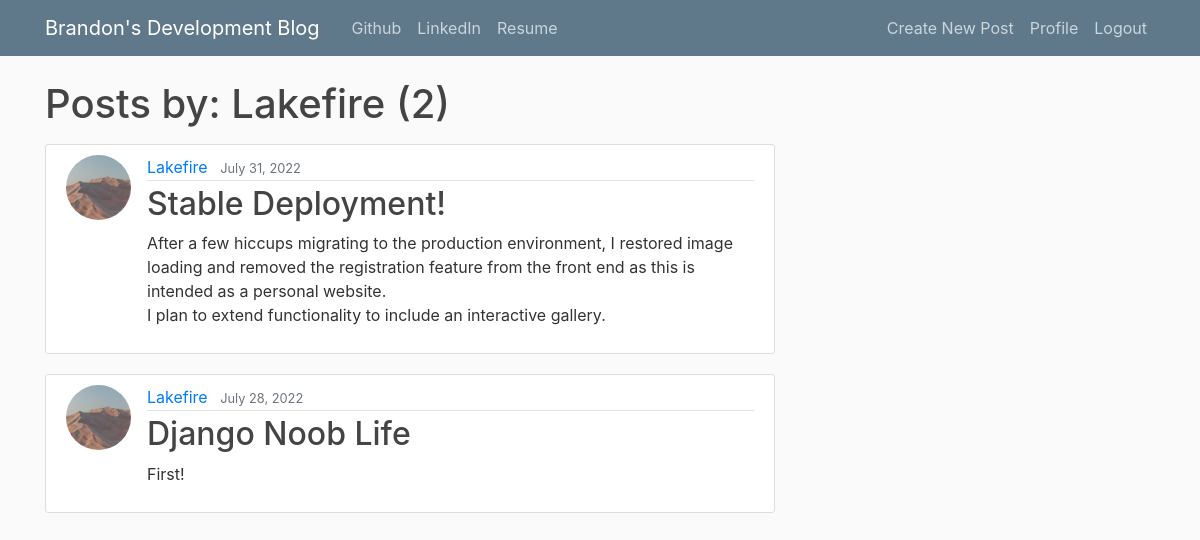
/user/Lakefire/ (signed in), run on the app's committed database.
### blog/models.py (models this page shows, shortened)
class Post(models.Model):
    title = models.CharField(max_length=100)
    content = models.TextField()
    date_posted = models.DateTimeField(
        default=timezone.now
    )  # Uses current time from timezone
    author = models.ForeignKey(User, on_delete=models.CASCADE)

### users/models.py (models this page shows, shortened)
class Profile(models.Model):
    user = models.OneToOneField(User, on_delete=models.CASCADE)
    image = models.ImageField(default="default.jpg", upload_to="profile_pics")

### blog/views.py (the view)
# urls.py: path("user/<str:username>/", UserPostListView.as_view(), name="user-posts"),
class UserPostListView(ListView):
    model = Post
    template_name = "blog/user_posts.html"  # <app>/<model>_<viewtype>.html
    context_object_name = "posts"
    paginate_by = 5
    def get_queryset(self):
        user = get_object_or_404(User, username=self.kwargs.get("username"))
        return Post.objects.filter(author=user).order_by("-date_posted")

### blog/templates/blog/user_posts.html (shortened to what this page needs)
{% extends 'blog/base.html' %}
{% block content %}
    <h1 class="mb-3">Posts by: {{ view.kwargs.username }} ({{ page_obj.paginator.count}})</h1>
    {% for post in posts %}
        <article class="media content-section">
            <img class="rounded-circle article-img" src="{{ post.author.profile.image.url }}">
            <div class="media-body">
                <div class="article-metadata">
                    <a class="mr-2" href="{% url 'user-posts' post.author.username %}">{{ post.author }}</a>
                    <small class="text-muted">{{ post.date_posted|date:"F d, Y" }}</small>
                </div>
                <h2><a class="article-title" href="{% url 'post-detail' post.id%}">{{ post.title }}</a></h2>
                <p class="article-content">{{ post.content }}</p>
            </div>
        </article>
    {% endfor %}
{% endblock content %}

### blog/static/blog/main.css (style rules this page uses)
body { background: #fafafa; color: #333333; margin-top: 5rem; }
h1, h2, h3, h4, h5, h6 { color: #444444; }
.content-section { background: #ffffff; padding: 10px 20px; border: 1px solid #dddddd; border-radius: 3px; margin-bottom: 20px; }
.article-title { color: #444444; }
.article-content { white-space: pre-line; }
.article-img { height: 65px; width: 65px; margin-right: 16px; }
.article-metadata { padding-bottom: 1px; margin-bottom: 4px; border-bottom: 1px solid #e3e3e3 }

### data on the page
Post: author.profile.image (picture), author "Lakefire", date_posted "July 31, 2022", title "Stable Deployment!", content "After a few hiccups migrating to the production environment, I restored image loading and removed the registration feature from the front end as this is intended as a personal website. I plan to extend functionality to include an interactive gallery."
Post: author.profile.image (picture), author "Lakefire", date_posted "July 28, 2022", title "Django Noob Life", content "First!"

### other printed values
{{ view.kwargs.username }} "Lakefire"
{{ page_obj.paginator.count }} "2"
